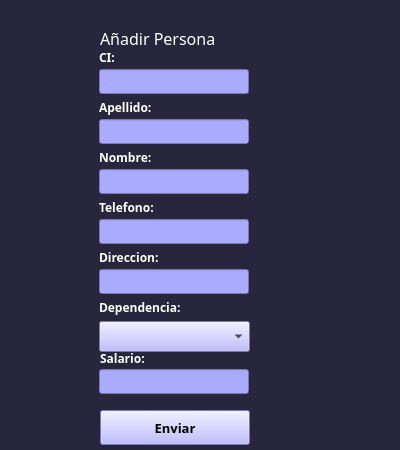
<?xml version="1.0" encoding="UTF-8"?>
<ui version="4.0">
 <class>formpersona</class>
 <widget class="QWidget" name="formpersona">
  <property name="geometry">
   <rect>
    <x>0</x>
    <y>0</y>
    <width>400</width>
    <height>450</height>
   </rect>
  </property>
  <property name="minimumSize">
   <size>
    <width>400</width>
    <height>400</height>
   </size>
  </property>
  <property name="maximumSize">
   <size>
    <width>400</width>
    <height>450</height>
   </size>
  </property>
  <property name="windowTitle">
   <string>PERSONA</string>
  </property>
  <property name="styleSheet">
   <string notr="true">background-color:#27263c;</string>
  </property>
  <widget class="QWidget" name="centralwidget" native="true">
   <property name="geometry">
    <rect>
     <x>90</x>
     <y>20</y>
     <width>201</width>
     <height>451</height>
    </rect>
   </property>
   <property name="styleSheet">
    <string notr="true"/>
   </property>
   <widget class="QLineEdit" name="campo_ci">
    <property name="geometry">
     <rect>
      <x>9</x>
      <y>49</y>
      <width>150</width>
      <height>25</height>
     </rect>
    </property>
    <property name="minimumSize">
     <size>
      <width>150</width>
      <height>25</height>
     </size>
    </property>
    <property name="styleSheet">
     <string notr="true">background-color:rgb(170, 170, 255);</string>
    </property>
   </widget>
   <widget class="QLineEdit" name="campo_apellido">
    <property name="geometry">
     <rect>
      <x>9</x>
      <y>99</y>
      <width>150</width>
      <height>25</height>
     </rect>
    </property>
    <property name="minimumSize">
     <size>
      <width>150</width>
      <height>25</height>
     </size>
    </property>
    <property name="styleSheet">
     <string notr="true">background-color:rgb(170, 170, 255);
</string>
    </property>
   </widget>
   <widget class="QLineEdit" name="campo_nombre">
    <property name="geometry">
     <rect>
      <x>9</x>
      <y>149</y>
      <width>150</width>
      <height>25</height>
     </rect>
    </property>
    <property name="minimumSize">
     <size>
      <width>150</width>
      <height>25</height>
     </size>
    </property>
    <property name="styleSheet">
     <string notr="true">background-color:rgb(170, 170, 255);</string>
    </property>
   </widget>
   <widget class="QLineEdit" name="campo_telefono">
    <property name="geometry">
     <rect>
      <x>9</x>
      <y>199</y>
      <width>150</width>
      <height>25</height>
     </rect>
    </property>
    <property name="minimumSize">
     <size>
      <width>150</width>
      <height>25</height>
     </size>
    </property>
    <property name="styleSheet">
     <string notr="true">background-color:rgb(170, 170, 255);</string>
    </property>
   </widget>
   <widget class="QLineEdit" name="campo_direccion">
    <property name="geometry">
     <rect>
      <x>9</x>
      <y>249</y>
      <width>150</width>
      <height>25</height>
     </rect>
    </property>
    <property name="minimumSize">
     <size>
      <width>150</width>
      <height>25</height>
     </size>
    </property>
    <property name="styleSheet">
     <string notr="true">background-color:rgb(170, 170, 255);</string>
    </property>
   </widget>
   <widget class="QLabel" name="label">
    <property name="geometry">
     <rect>
      <x>9</x>
      <y>29</y>
      <width>151</width>
      <height>16</height>
     </rect>
    </property>
    <property name="font">
     <font>
      <family>Candara</family>
      <weight>75</weight>
      <bold>true</bold>
     </font>
    </property>
    <property name="styleSheet">
     <string notr="true">color:white;</string>
    </property>
    <property name="text">
     <string>CI:</string>
    </property>
   </widget>
   <widget class="QLabel" name="label_2">
    <property name="geometry">
     <rect>
      <x>9</x>
      <y>79</y>
      <width>151</width>
      <height>16</height>
     </rect>
    </property>
    <property name="font">
     <font>
      <family>Candara</family>
      <weight>75</weight>
      <bold>true</bold>
     </font>
    </property>
    <property name="styleSheet">
     <string notr="true">color:white;</string>
    </property>
    <property name="text">
     <string>Apellido:</string>
    </property>
   </widget>
   <widget class="QLabel" name="label_3">
    <property name="geometry">
     <rect>
      <x>9</x>
      <y>129</y>
      <width>151</width>
      <height>16</height>
     </rect>
    </property>
    <property name="font">
     <font>
      <family>Candara</family>
      <weight>75</weight>
      <bold>true</bold>
     </font>
    </property>
    <property name="styleSheet">
     <string notr="true">color:white;</string>
    </property>
    <property name="text">
     <string>Nombre:</string>
    </property>
   </widget>
   <widget class="QLabel" name="label_4">
    <property name="geometry">
     <rect>
      <x>9</x>
      <y>179</y>
      <width>151</width>
      <height>16</height>
     </rect>
    </property>
    <property name="font">
     <font>
      <family>Candara</family>
      <weight>75</weight>
      <bold>true</bold>
     </font>
    </property>
    <property name="styleSheet">
     <string notr="true">color:white;</string>
    </property>
    <property name="text">
     <string>Telefono:</string>
    </property>
   </widget>
   <widget class="QLabel" name="label_5">
    <property name="geometry">
     <rect>
      <x>9</x>
      <y>229</y>
      <width>151</width>
      <height>16</height>
     </rect>
    </property>
    <property name="font">
     <font>
      <family>Candara</family>
      <weight>75</weight>
      <bold>true</bold>
     </font>
    </property>
    <property name="styleSheet">
     <string notr="true">color:white;</string>
    </property>
    <property name="text">
     <string>Direccion:</string>
    </property>
   </widget>
   <widget class="QLabel" name="label_6">
    <property name="geometry">
     <rect>
      <x>9</x>
      <y>279</y>
      <width>151</width>
      <height>16</height>
     </rect>
    </property>
    <property name="font">
     <font>
      <family>Candara</family>
      <weight>75</weight>
      <bold>true</bold>
     </font>
    </property>
    <property name="styleSheet">
     <string notr="true">color:white;</string>
    </property>
    <property name="text">
     <string>Dependencia:</string>
    </property>
   </widget>
   <widget class="QLabel" name="label_7">
    <property name="geometry">
     <rect>
      <x>10</x>
      <y>330</y>
      <width>151</width>
      <height>16</height>
     </rect>
    </property>
    <property name="font">
     <font>
      <family>Candara</family>
      <weight>75</weight>
      <bold>true</bold>
     </font>
    </property>
    <property name="styleSheet">
     <string notr="true">color:white;</string>
    </property>
    <property name="text">
     <string>Salario:</string>
    </property>
   </widget>
   <widget class="QLineEdit" name="campo_salario">
    <property name="geometry">
     <rect>
      <x>9</x>
      <y>349</y>
      <width>150</width>
      <height>25</height>
     </rect>
    </property>
    <property name="minimumSize">
     <size>
      <width>150</width>
      <height>25</height>
     </size>
    </property>
    <property name="styleSheet">
     <string notr="true">background-color:rgb(170, 170, 255);</string>
    </property>
   </widget>
   <widget class="QLabel" name="label_8">
    <property name="geometry">
     <rect>
      <x>10</x>
      <y>10</y>
      <width>181</width>
      <height>16</height>
     </rect>
    </property>
    <property name="font">
     <font>
      <family>Candara</family>
      <pointsize>12</pointsize>
     </font>
    </property>
    <property name="styleSheet">
     <string notr="true">color:white;
</string>
    </property>
    <property name="text">
     <string>Añadir Persona</string>
    </property>
   </widget>
   <widget class="QPushButton" name="boton_enviar">
    <property name="geometry">
     <rect>
      <x>10</x>
      <y>390</y>
      <width>150</width>
      <height>35</height>
     </rect>
    </property>
    <property name="minimumSize">
     <size>
      <width>150</width>
      <height>35</height>
     </size>
    </property>
    <property name="maximumSize">
     <size>
      <width>200</width>
      <height>100</height>
     </size>
    </property>
    <property name="font">
     <font>
      <family>Candara</family>
      <pointsize>10</pointsize>
      <weight>75</weight>
      <bold>true</bold>
     </font>
    </property>
    <property name="cursor">
     <cursorShape>PointingHandCursor</cursorShape>
    </property>
    <property name="styleSheet">
     <string notr="true">background-color:rgb(170, 170, 255);</string>
    </property>
    <property name="text">
     <string>Enviar</string>
    </property>
   </widget>
   <widget class="QComboBox" name="comboBox">
    <property name="geometry">
     <rect>
      <x>9</x>
      <y>301</y>
      <width>151</width>
      <height>31</height>
     </rect>
    </property>
    <property name="styleSheet">
     <string notr="true">background-color:rgb(170, 170, 255);</string>
    </property>
   </widget>
  </widget>
  <widget class="QMenuBar" name="menubar">
   <property name="geometry">
    <rect>
     <x>0</x>
     <y>0</y>
     <width>456</width>
     <height>22</height>
    </rect>
   </property>
  </widget>
  <widget class="QStatusBar" name="statusbar">
   <property name="geometry">
    <rect>
     <x>0</x>
     <y>0</y>
     <width>3</width>
     <height>18</height>
    </rect>
   </property>
  </widget>
 </widget>
 <resources/>
 <connections/>
</ui>
